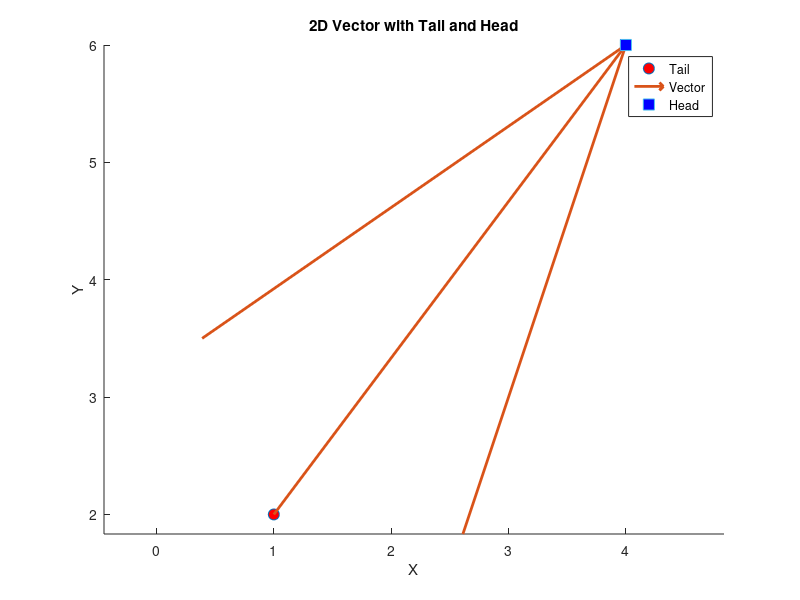

Reproduce this figure in MATLAB.
v      = [3, 4];   
origin = [1, 2];   

figure; hold on;
axis equal;       

% 3) Mark the tail of the vector
plot(origin(1), origin(2), 'o', ...
     'MarkerSize', 8, ...
     'MarkerFaceColor', 'r', ...
     'DisplayName', 'Tail');

% 4) Draw the arrow itself
quiver(origin(1), origin(2), v(1), v(2), ...
       0, ...                  % 0 = no automatic scaling
       'LineWidth', 2, ...     % thickness of the arrow shaft
       'MaxHeadSize', 0.5, ... % size of the arrow head relative to vector length
       'DisplayName', 'Vector');

% 5) Mark the head of the vector
headPos = origin + v;        
plot(headPos(1), headPos(2), 's', ...
     'MarkerSize', 8, ...
     'MarkerFaceColor', 'b', ...
     'DisplayName', 'Head');

% 6) Labels and legend
xlabel('X'); ylabel('Y');
legend('Location','best');
title('2D Vector with Tail and Head');
hold off;
